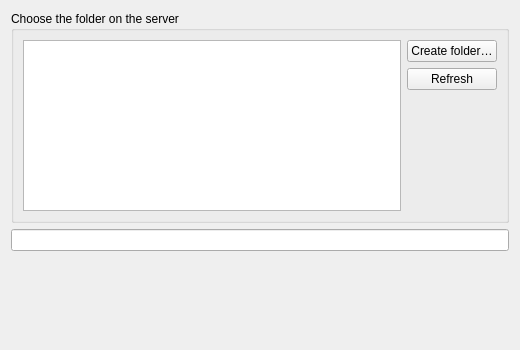
<?xml version="1.0" encoding="UTF-8"?>
<ui version="4.0">
 <class>FolderWizardTargetPage</class>
 <widget class="QWidget" name="FolderWizardTargetPage">
  <property name="geometry">
   <rect>
    <x>0</x>
    <y>0</y>
    <width>520</width>
    <height>350</height>
   </rect>
  </property>
  <property name="windowTitle">
   <string>Form</string>
  </property>
  <layout class="QVBoxLayout" name="verticalLayout_2">
   <item>
    <widget class="QGroupBox" name="groupBox">
     <property name="title">
      <string>Choose the folder on the server</string>
     </property>
     <property name="flat">
      <bool>true</bool>
     </property>
     <property name="checkable">
      <bool>false</bool>
     </property>
     <layout class="QHBoxLayout" name="horizontalLayout">
      <item>
       <widget class="QTreeWidget" name="folderTreeWidget">
        <property name="sortingEnabled">
         <bool>true</bool>
        </property>
        <property name="headerHidden">
         <bool>true</bool>
        </property>
        <column>
         <property name="text">
          <string>Folders</string>
         </property>
        </column>
       </widget>
      </item>
      <item>
       <layout class="QVBoxLayout" name="verticalLayout">
        <item>
         <widget class="QPushButton" name="addFolderButton">
          <property name="text">
           <string>Create folder…</string>
          </property>
         </widget>
        </item>
        <item>
         <widget class="QPushButton" name="refreshButton">
          <property name="text">
           <string>Refresh</string>
          </property>
         </widget>
        </item>
        <item>
         <spacer name="verticalSpacer_2">
          <property name="orientation">
           <enum>Qt::Vertical</enum>
          </property>
          <property name="sizeHint" stdset="0">
           <size>
            <width>20</width>
            <height>40</height>
           </size>
          </property>
         </spacer>
        </item>
       </layout>
      </item>
     </layout>
    </widget>
   </item>
   <item>
    <widget class="QLineEdit" name="folderEntry"/>
   </item>
   <item>
    <widget class="QFrame" name="warningFrame">
     <property name="palette">
      <palette>
       <active/>
       <inactive/>
       <disabled/>
      </palette>
     </property>
     <property name="autoFillBackground">
      <bool>true</bool>
     </property>
     <property name="frameShape">
      <enum>QFrame::NoFrame</enum>
     </property>
     <property name="frameShadow">
      <enum>QFrame::Raised</enum>
     </property>
     <layout class="QHBoxLayout" name="horizontalLayout_2">
      <item>
       <layout class="QHBoxLayout" name="horizontalLayout_3">
        <item>
         <widget class="QLabel" name="warningIcon">
          <property name="sizePolicy">
           <sizepolicy hsizetype="Fixed" vsizetype="Fixed">
            <horstretch>0</horstretch>
            <verstretch>0</verstretch>
           </sizepolicy>
          </property>
          <property name="minimumSize">
           <size>
            <width>64</width>
            <height>64</height>
           </size>
          </property>
          <property name="maximumSize">
           <size>
            <width>64</width>
            <height>64</height>
           </size>
          </property>
          <property name="autoFillBackground">
           <bool>false</bool>
          </property>
          <property name="frameShape">
           <enum>QFrame::NoFrame</enum>
          </property>
          <property name="frameShadow">
           <enum>QFrame::Plain</enum>
          </property>
          <property name="textFormat">
           <enum>Qt::AutoText</enum>
          </property>
          <property name="pixmap">
           <pixmap resource="../../resources/client.qrc">:/client/resources/light/warning.svg</pixmap>
          </property>
          <property name="scaledContents">
           <bool>true</bool>
          </property>
          <property name="wordWrap">
           <bool>false</bool>
          </property>
          <property name="margin">
           <number>0</number>
          </property>
         </widget>
        </item>
        <item>
         <widget class="QLabel" name="warningLabel">
          <property name="text">
           <string/>
          </property>
          <property name="textFormat">
           <enum>Qt::RichText</enum>
          </property>
         </widget>
        </item>
       </layout>
      </item>
     </layout>
    </widget>
   </item>
  </layout>
 </widget>
 <resources>
  <include location="../../resources/client.qrc"/>
 </resources>
 <connections/>
</ui>
